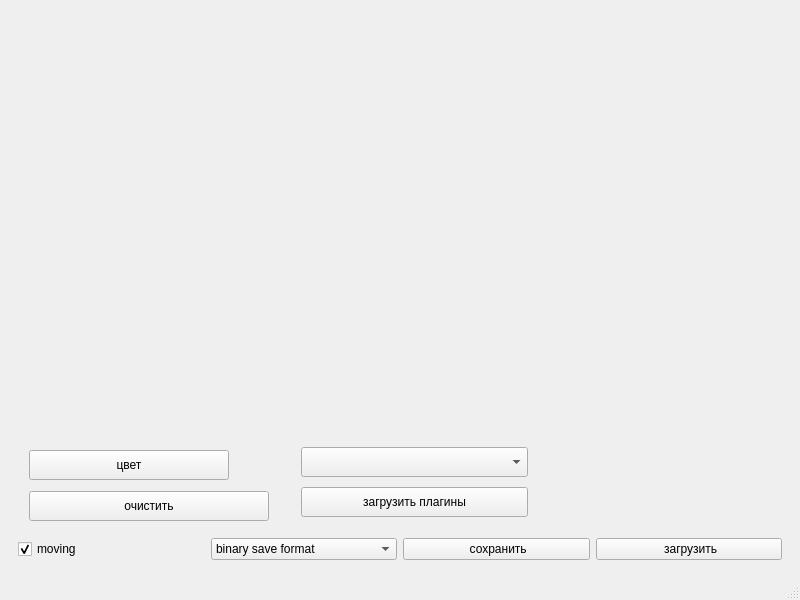
<?xml version="1.0" encoding="UTF-8"?>
<ui version="4.0">
 <class>MainWindow</class>
 <widget class="QMainWindow" name="MainWindow">
  <property name="geometry">
   <rect>
    <x>0</x>
    <y>0</y>
    <width>800</width>
    <height>600</height>
   </rect>
  </property>
  <property name="windowTitle">
   <string>MainWindow</string>
  </property>
  <widget class="QWidget" name="centralwidget">
   <layout class="QVBoxLayout" name="verticalLayout">
    <item>
     <widget class="DrawWidget" name="draw" native="true">
      <property name="sizePolicy">
       <sizepolicy hsizetype="Expanding" vsizetype="Expanding">
        <horstretch>0</horstretch>
        <verstretch>0</verstretch>
       </sizepolicy>
      </property>
     </widget>
    </item>
    <item>
     <widget class="QWidget" name="widget" native="true">
      <layout class="QHBoxLayout" name="horizontalLayout_3">
       <property name="bottomMargin">
        <number>0</number>
       </property>
       <item>
        <widget class="QWidget" name="widget_3" native="true">
         <property name="sizePolicy">
          <sizepolicy hsizetype="Minimum" vsizetype="Minimum">
           <horstretch>0</horstretch>
           <verstretch>0</verstretch>
          </sizepolicy>
         </property>
         <layout class="QVBoxLayout" name="verticalLayout_2">
          <property name="leftMargin">
           <number>11</number>
          </property>
          <property name="topMargin">
           <number>11</number>
          </property>
          <property name="rightMargin">
           <number>11</number>
          </property>
          <property name="bottomMargin">
           <number>11</number>
          </property>
          <item>
           <widget class="QWidget" name="widget_2" native="true">
            <layout class="QHBoxLayout" name="horizontalLayout">
             <property name="leftMargin">
              <number>0</number>
             </property>
             <property name="topMargin">
              <number>0</number>
             </property>
             <property name="rightMargin">
              <number>0</number>
             </property>
             <property name="bottomMargin">
              <number>0</number>
             </property>
             <item>
              <widget class="QPushButton" name="PBColor">
               <property name="minimumSize">
                <size>
                 <width>200</width>
                 <height>30</height>
                </size>
               </property>
               <property name="maximumSize">
                <size>
                 <width>200</width>
                 <height>16777215</height>
                </size>
               </property>
               <property name="text">
                <string>цвет</string>
               </property>
              </widget>
             </item>
             <item>
              <widget class="QLabel" name="LColor">
               <property name="minimumSize">
                <size>
                 <width>40</width>
                 <height>40</height>
                </size>
               </property>
               <property name="maximumSize">
                <size>
                 <width>40</width>
                 <height>40</height>
                </size>
               </property>
               <property name="text">
                <string/>
               </property>
              </widget>
             </item>
            </layout>
           </widget>
          </item>
          <item>
           <widget class="QPushButton" name="PBclear">
            <property name="minimumSize">
             <size>
              <width>0</width>
              <height>30</height>
             </size>
            </property>
            <property name="maximumSize">
             <size>
              <width>240</width>
              <height>16777215</height>
             </size>
            </property>
            <property name="text">
             <string>очистить</string>
            </property>
           </widget>
          </item>
         </layout>
        </widget>
       </item>
       <item>
        <widget class="QWidget" name="widget_4" native="true">
         <layout class="QVBoxLayout" name="verticalLayout_3">
          <item>
           <widget class="QComboBox" name="CBShape">
            <property name="sizePolicy">
             <sizepolicy hsizetype="Expanding" vsizetype="Fixed">
              <horstretch>0</horstretch>
              <verstretch>0</verstretch>
             </sizepolicy>
            </property>
            <property name="minimumSize">
             <size>
              <width>0</width>
              <height>30</height>
             </size>
            </property>
            <property name="maximumSize">
             <size>
              <width>240</width>
              <height>16777215</height>
             </size>
            </property>
           </widget>
          </item>
          <item>
           <widget class="QPushButton" name="PBPlugin">
            <property name="sizePolicy">
             <sizepolicy hsizetype="Expanding" vsizetype="Fixed">
              <horstretch>0</horstretch>
              <verstretch>0</verstretch>
             </sizepolicy>
            </property>
            <property name="minimumSize">
             <size>
              <width>0</width>
              <height>30</height>
             </size>
            </property>
            <property name="maximumSize">
             <size>
              <width>240</width>
              <height>16777215</height>
             </size>
            </property>
            <property name="text">
             <string>загрузить плагины</string>
            </property>
           </widget>
          </item>
         </layout>
        </widget>
       </item>
       <item>
        <spacer name="horizontalSpacer">
         <property name="orientation">
          <enum>Qt::Orientation::Horizontal</enum>
         </property>
         <property name="sizeHint" stdset="0">
          <size>
           <width>40</width>
           <height>20</height>
          </size>
         </property>
        </spacer>
       </item>
      </layout>
     </widget>
    </item>
    <item>
     <widget class="QWidget" name="widget_5" native="true">
      <layout class="QHBoxLayout" name="horizontalLayout_2">
       <property name="topMargin">
        <number>0</number>
       </property>
       <item>
        <widget class="QCheckBox" name="CBMovement">
         <property name="text">
          <string>moving</string>
         </property>
         <property name="checked">
          <bool>true</bool>
         </property>
        </widget>
       </item>
       <item>
        <widget class="QComboBox" name="CBSaveFormat">
         <item>
          <property name="text">
           <string>binary save format</string>
          </property>
         </item>
         <item>
          <property name="text">
           <string>text save format</string>
          </property>
         </item>
        </widget>
       </item>
       <item>
        <widget class="QPushButton" name="PBSave">
         <property name="text">
          <string> сохранить</string>
         </property>
         <property name="icon">
          <iconset theme="QIcon::ThemeIcon::DocumentSave"/>
         </property>
        </widget>
       </item>
       <item>
        <widget class="QPushButton" name="PBLoad">
         <property name="text">
          <string> загрузить</string>
         </property>
         <property name="icon">
          <iconset theme="QIcon::ThemeIcon::DocumentOpen"/>
         </property>
        </widget>
       </item>
      </layout>
     </widget>
    </item>
   </layout>
  </widget>
  <widget class="QMenuBar" name="menubar">
   <property name="geometry">
    <rect>
     <x>0</x>
     <y>0</y>
     <width>800</width>
     <height>25</height>
    </rect>
   </property>
  </widget>
  <widget class="QStatusBar" name="statusbar"/>
 </widget>
 <customwidgets>
  <customwidget>
   <class>DrawWidget</class>
   <extends>QWidget</extends>
   <header>drawwidget.h</header>
   <container>1</container>
  </customwidget>
 </customwidgets>
 <resources/>
 <connections/>
</ui>
